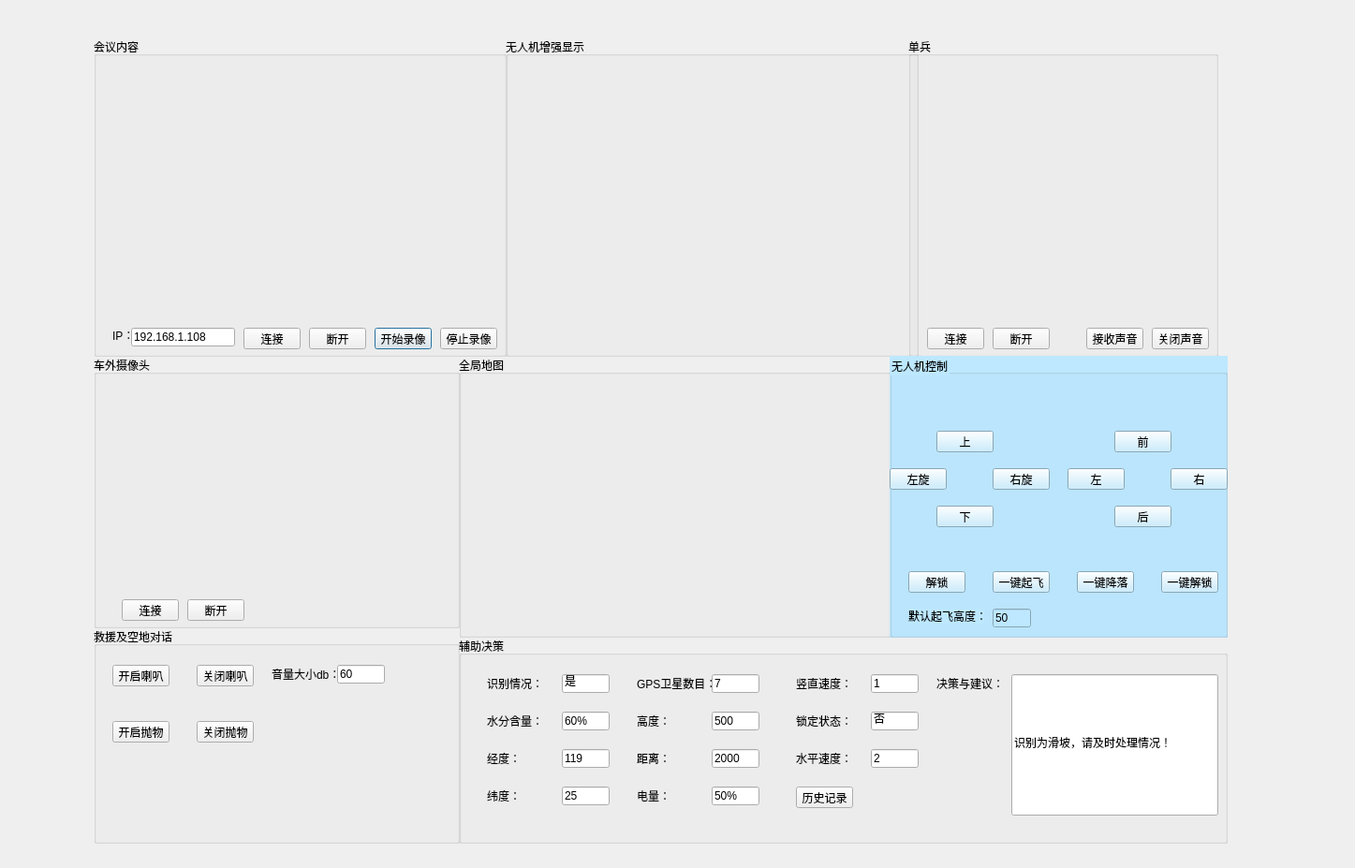
<?xml version="1.0" encoding="UTF-8"?>
<ui version="4.0">
 <class>Dialog</class>
 <widget class="QDialog" name="Dialog">
  <property name="geometry">
   <rect>
    <x>0</x>
    <y>0</y>
    <width>1447</width>
    <height>927</height>
   </rect>
  </property>
  <property name="windowTitle">
   <string>Dialog</string>
  </property>
  <widget class="QGroupBox" name="groupBox">
   <property name="geometry">
    <rect>
     <x>100</x>
     <y>40</y>
     <width>441</width>
     <height>341</height>
    </rect>
   </property>
   <property name="styleSheet">
    <string notr="true"/>
   </property>
   <property name="title">
    <string>会议内容</string>
   </property>
   <widget class="QPushButton" name="pushButton_2">
    <property name="geometry">
     <rect>
      <x>300</x>
      <y>310</y>
      <width>61</width>
      <height>23</height>
     </rect>
    </property>
    <property name="text">
     <string>开始录像</string>
    </property>
   </widget>
   <widget class="QPushButton" name="pushButton_3">
    <property name="geometry">
     <rect>
      <x>370</x>
      <y>310</y>
      <width>61</width>
      <height>23</height>
     </rect>
    </property>
    <property name="text">
     <string>停止录像</string>
    </property>
   </widget>
   <widget class="QPushButton" name="pushButton_4">
    <property name="geometry">
     <rect>
      <x>160</x>
      <y>310</y>
      <width>61</width>
      <height>23</height>
     </rect>
    </property>
    <property name="text">
     <string>连接</string>
    </property>
   </widget>
   <widget class="QPushButton" name="pushButton_5">
    <property name="geometry">
     <rect>
      <x>230</x>
      <y>310</y>
      <width>61</width>
      <height>23</height>
     </rect>
    </property>
    <property name="text">
     <string>断开</string>
    </property>
   </widget>
   <widget class="QLabel" name="label">
    <property name="geometry">
     <rect>
      <x>20</x>
      <y>310</y>
      <width>21</width>
      <height>16</height>
     </rect>
    </property>
    <property name="text">
     <string>IP：</string>
    </property>
   </widget>
   <widget class="QLabel" name="label_2">
    <property name="geometry">
     <rect>
      <x>20</x>
      <y>20</y>
      <width>401</width>
      <height>281</height>
     </rect>
    </property>
    <property name="styleSheet">
     <string notr="true">border-image:url(D:/procedure/groundstation/huiyi1.png)</string>
    </property>
    <property name="text">
     <string/>
    </property>
   </widget>
   <widget class="QLabel" name="label_3">
    <property name="geometry">
     <rect>
      <x>320</x>
      <y>20</y>
      <width>101</width>
      <height>91</height>
     </rect>
    </property>
    <property name="styleSheet">
     <string notr="true">border-image:url(D:/procedure/groundstation/huiyi2.png)</string>
    </property>
    <property name="text">
     <string/>
    </property>
   </widget>
   <widget class="QLineEdit" name="lineEdit_29">
    <property name="geometry">
     <rect>
      <x>40</x>
      <y>310</y>
      <width>111</width>
      <height>20</height>
     </rect>
    </property>
    <property name="text">
     <string>192.168.1.108</string>
    </property>
   </widget>
  </widget>
  <widget class="QGroupBox" name="groupBox_2">
   <property name="geometry">
    <rect>
     <x>540</x>
     <y>40</y>
     <width>441</width>
     <height>341</height>
    </rect>
   </property>
   <property name="styleSheet">
    <string notr="true"/>
   </property>
   <property name="title">
    <string>无人机增强显示</string>
   </property>
   <widget class="QLabel" name="label_4">
    <property name="geometry">
     <rect>
      <x>20</x>
      <y>20</y>
      <width>401</width>
      <height>281</height>
     </rect>
    </property>
    <property name="styleSheet">
     <string notr="true">border-image:url(D:/procedure/groundstation/hangpai1.png)</string>
    </property>
    <property name="text">
     <string/>
    </property>
   </widget>
  </widget>
  <widget class="QGroupBox" name="groupBox_3">
   <property name="geometry">
    <rect>
     <x>970</x>
     <y>40</y>
     <width>331</width>
     <height>341</height>
    </rect>
   </property>
   <property name="styleSheet">
    <string notr="true"/>
   </property>
   <property name="title">
    <string>单兵</string>
   </property>
   <widget class="QLabel" name="label_5">
    <property name="geometry">
     <rect>
      <x>10</x>
      <y>20</y>
      <width>311</width>
      <height>281</height>
     </rect>
    </property>
    <property name="styleSheet">
     <string notr="true">border-image:url(D:/procedure/groundstation/huwai1.png)</string>
    </property>
    <property name="text">
     <string/>
    </property>
   </widget>
   <widget class="QPushButton" name="pushButton_6">
    <property name="geometry">
     <rect>
      <x>20</x>
      <y>310</y>
      <width>61</width>
      <height>23</height>
     </rect>
    </property>
    <property name="text">
     <string>连接</string>
    </property>
   </widget>
   <widget class="QPushButton" name="pushButton_7">
    <property name="geometry">
     <rect>
      <x>90</x>
      <y>310</y>
      <width>61</width>
      <height>23</height>
     </rect>
    </property>
    <property name="text">
     <string>断开</string>
    </property>
   </widget>
   <widget class="QPushButton" name="pushButton_8">
    <property name="geometry">
     <rect>
      <x>190</x>
      <y>310</y>
      <width>61</width>
      <height>23</height>
     </rect>
    </property>
    <property name="text">
     <string>接收声音</string>
    </property>
   </widget>
   <widget class="QPushButton" name="pushButton_9">
    <property name="geometry">
     <rect>
      <x>260</x>
      <y>310</y>
      <width>61</width>
      <height>23</height>
     </rect>
    </property>
    <property name="text">
     <string>关闭声音</string>
    </property>
   </widget>
  </widget>
  <widget class="QGroupBox" name="groupBox_4">
   <property name="geometry">
    <rect>
     <x>100</x>
     <y>380</y>
     <width>391</width>
     <height>291</height>
    </rect>
   </property>
   <property name="styleSheet">
    <string notr="true"/>
   </property>
   <property name="title">
    <string>车外摄像头</string>
   </property>
   <widget class="QLabel" name="label_6">
    <property name="geometry">
     <rect>
      <x>30</x>
      <y>20</y>
      <width>341</width>
      <height>231</height>
     </rect>
    </property>
    <property name="styleSheet">
     <string notr="true"/>
    </property>
    <property name="text">
     <string/>
    </property>
   </widget>
   <widget class="QPushButton" name="pushButton_10">
    <property name="geometry">
     <rect>
      <x>100</x>
      <y>260</y>
      <width>61</width>
      <height>23</height>
     </rect>
    </property>
    <property name="text">
     <string>断开</string>
    </property>
   </widget>
   <widget class="QPushButton" name="pushButton_11">
    <property name="geometry">
     <rect>
      <x>30</x>
      <y>260</y>
      <width>61</width>
      <height>23</height>
     </rect>
    </property>
    <property name="text">
     <string>连接</string>
    </property>
   </widget>
  </widget>
  <widget class="QGroupBox" name="groupBox_6">
   <property name="geometry">
    <rect>
     <x>490</x>
     <y>380</y>
     <width>461</width>
     <height>301</height>
    </rect>
   </property>
   <property name="styleSheet">
    <string notr="true"/>
   </property>
   <property name="title">
    <string>全局地图</string>
   </property>
   <widget class="QLabel" name="label_7">
    <property name="geometry">
     <rect>
      <x>60</x>
      <y>20</y>
      <width>341</width>
      <height>231</height>
     </rect>
    </property>
    <property name="styleSheet">
     <string notr="true">border-image:url(D:/procedure/groundstation/ditu1.png)</string>
    </property>
    <property name="text">
     <string/>
    </property>
   </widget>
  </widget>
  <widget class="QGroupBox" name="groupBox_5">
   <property name="geometry">
    <rect>
     <x>950</x>
     <y>380</y>
     <width>361</width>
     <height>301</height>
    </rect>
   </property>
   <property name="styleSheet">
    <string notr="true">background:rgb(189, 232, 255)</string>
   </property>
   <property name="title">
    <string>无人机控制</string>
   </property>
   <widget class="QPushButton" name="pushButton_12">
    <property name="geometry">
     <rect>
      <x>50</x>
      <y>80</y>
      <width>61</width>
      <height>23</height>
     </rect>
    </property>
    <property name="text">
     <string>上</string>
    </property>
   </widget>
   <widget class="QPushButton" name="pushButton_13">
    <property name="geometry">
     <rect>
      <x>50</x>
      <y>160</y>
      <width>61</width>
      <height>23</height>
     </rect>
    </property>
    <property name="text">
     <string>下</string>
    </property>
   </widget>
   <widget class="QPushButton" name="pushButton_14">
    <property name="geometry">
     <rect>
      <x>0</x>
      <y>120</y>
      <width>61</width>
      <height>23</height>
     </rect>
    </property>
    <property name="text">
     <string>左旋</string>
    </property>
   </widget>
   <widget class="QPushButton" name="pushButton_15">
    <property name="geometry">
     <rect>
      <x>110</x>
      <y>120</y>
      <width>61</width>
      <height>23</height>
     </rect>
    </property>
    <property name="text">
     <string>右旋</string>
    </property>
   </widget>
   <widget class="QPushButton" name="pushButton_16">
    <property name="geometry">
     <rect>
      <x>240</x>
      <y>160</y>
      <width>61</width>
      <height>23</height>
     </rect>
    </property>
    <property name="text">
     <string>后</string>
    </property>
   </widget>
   <widget class="QPushButton" name="pushButton_17">
    <property name="geometry">
     <rect>
      <x>190</x>
      <y>120</y>
      <width>61</width>
      <height>23</height>
     </rect>
    </property>
    <property name="text">
     <string>左</string>
    </property>
   </widget>
   <widget class="QPushButton" name="pushButton_18">
    <property name="geometry">
     <rect>
      <x>300</x>
      <y>120</y>
      <width>61</width>
      <height>23</height>
     </rect>
    </property>
    <property name="text">
     <string>右</string>
    </property>
   </widget>
   <widget class="QPushButton" name="pushButton_19">
    <property name="geometry">
     <rect>
      <x>240</x>
      <y>80</y>
      <width>61</width>
      <height>23</height>
     </rect>
    </property>
    <property name="text">
     <string>前</string>
    </property>
   </widget>
   <widget class="QLabel" name="label_8">
    <property name="geometry">
     <rect>
      <x>20</x>
      <y>270</y>
      <width>81</width>
      <height>16</height>
     </rect>
    </property>
    <property name="text">
     <string>默认起飞高度：</string>
    </property>
   </widget>
   <widget class="QLineEdit" name="lineEdit_2">
    <property name="geometry">
     <rect>
      <x>110</x>
      <y>270</y>
      <width>41</width>
      <height>20</height>
     </rect>
    </property>
    <property name="text">
     <string>50</string>
    </property>
   </widget>
   <widget class="QPushButton" name="pushButton_20">
    <property name="geometry">
     <rect>
      <x>110</x>
      <y>230</y>
      <width>61</width>
      <height>23</height>
     </rect>
    </property>
    <property name="text">
     <string>一键起飞</string>
    </property>
   </widget>
   <widget class="QPushButton" name="pushButton_21">
    <property name="geometry">
     <rect>
      <x>20</x>
      <y>230</y>
      <width>61</width>
      <height>23</height>
     </rect>
    </property>
    <property name="text">
     <string>解锁</string>
    </property>
   </widget>
   <widget class="QPushButton" name="pushButton_22">
    <property name="geometry">
     <rect>
      <x>290</x>
      <y>230</y>
      <width>61</width>
      <height>23</height>
     </rect>
    </property>
    <property name="text">
     <string>一键解锁</string>
    </property>
   </widget>
   <widget class="QPushButton" name="pushButton_23">
    <property name="geometry">
     <rect>
      <x>200</x>
      <y>230</y>
      <width>61</width>
      <height>23</height>
     </rect>
    </property>
    <property name="text">
     <string>一键降落</string>
    </property>
   </widget>
  </widget>
  <widget class="QGroupBox" name="groupBox_7">
   <property name="geometry">
    <rect>
     <x>100</x>
     <y>670</y>
     <width>391</width>
     <height>231</height>
    </rect>
   </property>
   <property name="styleSheet">
    <string notr="true"/>
   </property>
   <property name="title">
    <string>救援及空地对话</string>
   </property>
   <widget class="QPushButton" name="pushButton_24">
    <property name="geometry">
     <rect>
      <x>110</x>
      <y>40</y>
      <width>61</width>
      <height>23</height>
     </rect>
    </property>
    <property name="text">
     <string>关闭喇叭</string>
    </property>
   </widget>
   <widget class="QPushButton" name="pushButton_25">
    <property name="geometry">
     <rect>
      <x>20</x>
      <y>40</y>
      <width>61</width>
      <height>23</height>
     </rect>
    </property>
    <property name="text">
     <string>开启喇叭</string>
    </property>
   </widget>
   <widget class="QLabel" name="label_9">
    <property name="geometry">
     <rect>
      <x>190</x>
      <y>40</y>
      <width>81</width>
      <height>20</height>
     </rect>
    </property>
    <property name="text">
     <string>音量大小db：</string>
    </property>
   </widget>
   <widget class="QPushButton" name="pushButton_26">
    <property name="geometry">
     <rect>
      <x>20</x>
      <y>100</y>
      <width>61</width>
      <height>23</height>
     </rect>
    </property>
    <property name="text">
     <string>开启抛物</string>
    </property>
   </widget>
   <widget class="QPushButton" name="pushButton_27">
    <property name="geometry">
     <rect>
      <x>110</x>
      <y>100</y>
      <width>61</width>
      <height>23</height>
     </rect>
    </property>
    <property name="text">
     <string>关闭抛物</string>
    </property>
   </widget>
   <widget class="QLineEdit" name="lineEdit_16">
    <property name="geometry">
     <rect>
      <x>260</x>
      <y>40</y>
      <width>51</width>
      <height>20</height>
     </rect>
    </property>
    <property name="text">
     <string>60</string>
    </property>
   </widget>
  </widget>
  <widget class="QGroupBox" name="groupBox_8">
   <property name="geometry">
    <rect>
     <x>490</x>
     <y>680</y>
     <width>821</width>
     <height>221</height>
    </rect>
   </property>
   <property name="styleSheet">
    <string notr="true"/>
   </property>
   <property name="title">
    <string>辅助决策</string>
   </property>
   <widget class="QLabel" name="label_10">
    <property name="geometry">
     <rect>
      <x>30</x>
      <y>40</y>
      <width>81</width>
      <height>20</height>
     </rect>
    </property>
    <property name="text">
     <string>识别情况：</string>
    </property>
   </widget>
   <widget class="QLabel" name="label_11">
    <property name="geometry">
     <rect>
      <x>30</x>
      <y>120</y>
      <width>81</width>
      <height>20</height>
     </rect>
    </property>
    <property name="text">
     <string>经度：</string>
    </property>
   </widget>
   <widget class="QLabel" name="label_12">
    <property name="geometry">
     <rect>
      <x>30</x>
      <y>80</y>
      <width>81</width>
      <height>20</height>
     </rect>
    </property>
    <property name="text">
     <string>水分含量：</string>
    </property>
   </widget>
   <widget class="QLabel" name="label_13">
    <property name="geometry">
     <rect>
      <x>30</x>
      <y>160</y>
      <width>81</width>
      <height>20</height>
     </rect>
    </property>
    <property name="text">
     <string>纬度：</string>
    </property>
   </widget>
   <widget class="QLabel" name="label_14">
    <property name="geometry">
     <rect>
      <x>190</x>
      <y>40</y>
      <width>81</width>
      <height>20</height>
     </rect>
    </property>
    <property name="text">
     <string>GPS卫星数目：</string>
    </property>
   </widget>
   <widget class="QLabel" name="label_15">
    <property name="geometry">
     <rect>
      <x>190</x>
      <y>160</y>
      <width>81</width>
      <height>20</height>
     </rect>
    </property>
    <property name="text">
     <string>电量：</string>
    </property>
   </widget>
   <widget class="QLabel" name="label_16">
    <property name="geometry">
     <rect>
      <x>190</x>
      <y>80</y>
      <width>81</width>
      <height>20</height>
     </rect>
    </property>
    <property name="text">
     <string>高度：</string>
    </property>
   </widget>
   <widget class="QLabel" name="label_17">
    <property name="geometry">
     <rect>
      <x>190</x>
      <y>120</y>
      <width>81</width>
      <height>20</height>
     </rect>
    </property>
    <property name="text">
     <string>距离：</string>
    </property>
   </widget>
   <widget class="QLabel" name="label_18">
    <property name="geometry">
     <rect>
      <x>360</x>
      <y>120</y>
      <width>81</width>
      <height>20</height>
     </rect>
    </property>
    <property name="text">
     <string>水平速度：</string>
    </property>
   </widget>
   <widget class="QLabel" name="label_19">
    <property name="geometry">
     <rect>
      <x>360</x>
      <y>40</y>
      <width>81</width>
      <height>20</height>
     </rect>
    </property>
    <property name="text">
     <string>竖直速度：</string>
    </property>
   </widget>
   <widget class="QLabel" name="label_20">
    <property name="geometry">
     <rect>
      <x>360</x>
      <y>80</y>
      <width>81</width>
      <height>20</height>
     </rect>
    </property>
    <property name="text">
     <string>锁定状态：</string>
    </property>
   </widget>
   <widget class="QLabel" name="label_21">
    <property name="geometry">
     <rect>
      <x>510</x>
      <y>40</y>
      <width>81</width>
      <height>20</height>
     </rect>
    </property>
    <property name="text">
     <string>决策与建议：</string>
    </property>
   </widget>
   <widget class="QPushButton" name="pushButton_28">
    <property name="geometry">
     <rect>
      <x>360</x>
      <y>160</y>
      <width>61</width>
      <height>23</height>
     </rect>
    </property>
    <property name="text">
     <string>历史记录</string>
    </property>
   </widget>
   <widget class="QLineEdit" name="lineEdit_17">
    <property name="geometry">
     <rect>
      <x>110</x>
      <y>40</y>
      <width>51</width>
      <height>20</height>
     </rect>
    </property>
    <property name="text">
     <string>是</string>
    </property>
   </widget>
   <widget class="QLineEdit" name="lineEdit_18">
    <property name="geometry">
     <rect>
      <x>110</x>
      <y>80</y>
      <width>51</width>
      <height>20</height>
     </rect>
    </property>
    <property name="text">
     <string>60%</string>
    </property>
   </widget>
   <widget class="QLineEdit" name="lineEdit_19">
    <property name="geometry">
     <rect>
      <x>110</x>
      <y>120</y>
      <width>51</width>
      <height>20</height>
     </rect>
    </property>
    <property name="text">
     <string>119</string>
    </property>
   </widget>
   <widget class="QLineEdit" name="lineEdit_20">
    <property name="geometry">
     <rect>
      <x>110</x>
      <y>160</y>
      <width>51</width>
      <height>20</height>
     </rect>
    </property>
    <property name="text">
     <string>25</string>
    </property>
   </widget>
   <widget class="QLineEdit" name="lineEdit_21">
    <property name="geometry">
     <rect>
      <x>270</x>
      <y>40</y>
      <width>51</width>
      <height>20</height>
     </rect>
    </property>
    <property name="text">
     <string>7</string>
    </property>
   </widget>
   <widget class="QLineEdit" name="lineEdit_22">
    <property name="geometry">
     <rect>
      <x>270</x>
      <y>80</y>
      <width>51</width>
      <height>20</height>
     </rect>
    </property>
    <property name="text">
     <string>500</string>
    </property>
   </widget>
   <widget class="QLineEdit" name="lineEdit_23">
    <property name="geometry">
     <rect>
      <x>270</x>
      <y>120</y>
      <width>51</width>
      <height>20</height>
     </rect>
    </property>
    <property name="text">
     <string>2000</string>
    </property>
   </widget>
   <widget class="QLineEdit" name="lineEdit_24">
    <property name="geometry">
     <rect>
      <x>270</x>
      <y>160</y>
      <width>51</width>
      <height>20</height>
     </rect>
    </property>
    <property name="text">
     <string>50%</string>
    </property>
   </widget>
   <widget class="QLineEdit" name="lineEdit_25">
    <property name="geometry">
     <rect>
      <x>440</x>
      <y>40</y>
      <width>51</width>
      <height>20</height>
     </rect>
    </property>
    <property name="text">
     <string>1</string>
    </property>
   </widget>
   <widget class="QLineEdit" name="lineEdit_26">
    <property name="geometry">
     <rect>
      <x>440</x>
      <y>80</y>
      <width>51</width>
      <height>20</height>
     </rect>
    </property>
    <property name="text">
     <string>否</string>
    </property>
   </widget>
   <widget class="QLineEdit" name="lineEdit_27">
    <property name="geometry">
     <rect>
      <x>440</x>
      <y>120</y>
      <width>51</width>
      <height>20</height>
     </rect>
    </property>
    <property name="text">
     <string>2</string>
    </property>
   </widget>
   <widget class="QLineEdit" name="lineEdit_28">
    <property name="geometry">
     <rect>
      <x>590</x>
      <y>40</y>
      <width>221</width>
      <height>151</height>
     </rect>
    </property>
    <property name="text">
     <string>识别为滑坡，请及时处理情况！</string>
    </property>
   </widget>
  </widget>
 </widget>
 <resources/>
 <connections/>
</ui>
